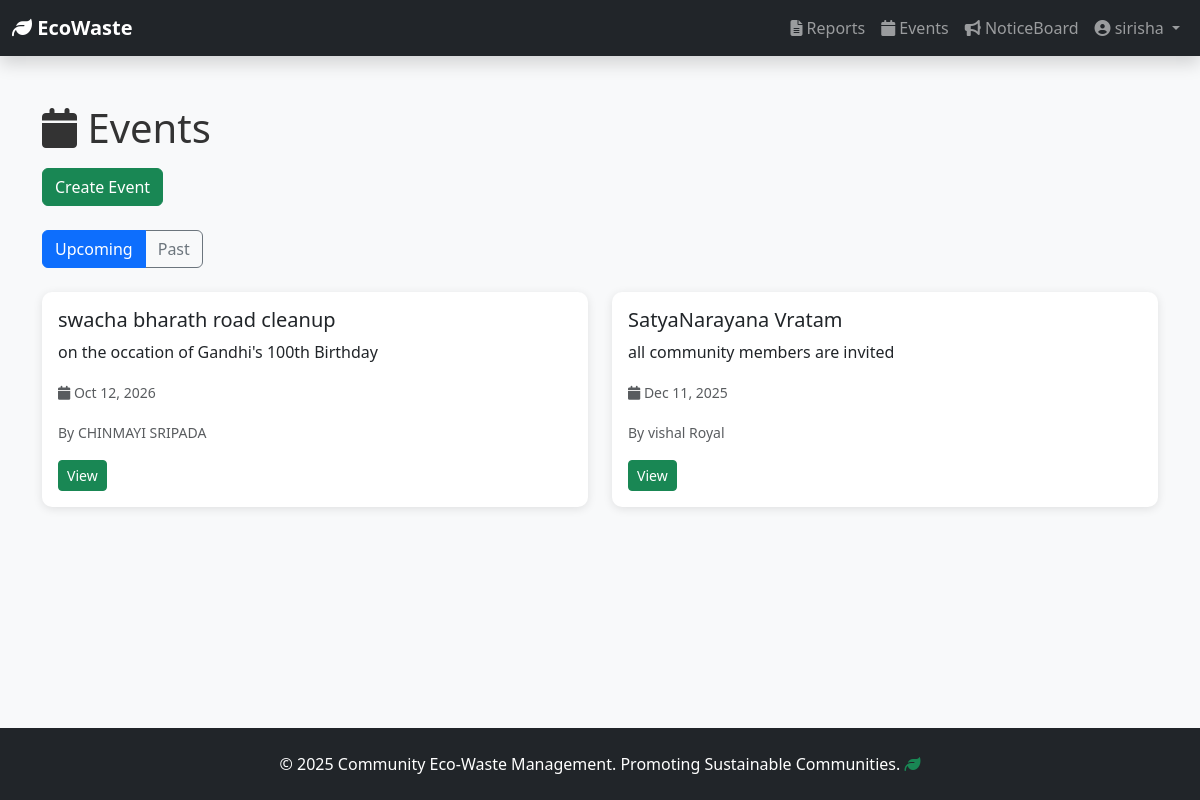
/events/ (signed in), run on the app's committed database.
### users/models.py (models this page shows, shortened)
class CustomUser(AbstractUser):
    ROLE_CHOICES = (
        ('user', 'Community Member'),
        ('admin', 'Community Head (Admin)'),
    )
    role = models.CharField(max_length=10, choices=ROLE_CHOICES, default='user')
    is_approved = models.BooleanField(default=False)
    phone = models.CharField(max_length=15, blank=True, null=True)
    address = models.TextField(blank=True, null=True)
    profile_picture = models.ImageField(upload_to='profile_pics/', blank=True, null=True)
    community_name = models.CharField(max_length=255, blank=True, null=True)
    joined_date = models.DateTimeField(auto_now_add=True)
    bio = models.TextField(blank=True, null=True)
    class Meta:
        ordering = ['-joined_date']
        verbose_name_plural = "Users"
    def is_community_admin(self):
        return self.role == 'admin' and self.is_approved

### events/models.py (models this page shows, shortened)
class Event(models.Model):
    title = models.CharField(max_length=255)
    description = models.TextField()
    location = models.CharField(max_length=255, blank=True, null=True)
    event_date = models.DateField(blank=True, null=True)
    event_time = models.TimeField(blank=True, null=True)
    duration = models.CharField(max_length=100, blank=True, null=True)
    photo = models.ImageField(upload_to='events/photos/', blank=True, null=True)
    created_by = models.ForeignKey(User, on_delete=models.CASCADE, related_name='events')
    created_at = models.DateTimeField(auto_now_add=True)
    updated_at = models.DateTimeField(auto_now=True)
    is_active = models.BooleanField(default=True)
    class Meta:
        ordering = ['-created_at']

### events/views.py (the view)
# urls.py: path('', views.event_list, name='event_list'),
@login_required(login_url='users:login')
def event_list(request):
    if not request.user.is_approved:
        messages.warning(request, 'Your account is pending approval.')
        return redirect('users:pending')
    events = Event.objects.all().order_by('-created_at')
    filter_type = request.GET.get('filter', 'upcoming')
    if filter_type == 'upcoming':
        events = events.filter(event_date__gte=timezone.now().date())
    elif filter_type == 'past':
        events = events.filter(event_date__lt=timezone.now().date())
    context = {
        'events': events,
        'filter_type': filter_type,
    }
    return render(request, 'events/event_list.html', context)

### templates/events/event_list.html (shortened to what this page needs)
{% extends 'base/base.html' %}
{% block content %}
<div class="container py-5">
    <div class="row mb-4">
        <div class="col-12">
            <h1 class="mb-3"><i class="fas fa-calendar"></i> Events</h1>
            <a href="{% url 'events:create_event' %}" class="btn btn-success">Create Event</a>
        </div>
    </div>
    <div class="row mb-4">
        <div class="col-12">
            <div class="btn-group" role="group">
                <a href="?filter=upcoming" class="btn btn-outline-primary {% if filter_type == 'upcoming' %}active{% endif %}">Upcoming</a>
                <a href="?filter=past" class="btn btn-outline-secondary {% if filter_type == 'past' %}active{% endif %}">Past</a>
            </div>
        </div>
    </div>
    <div class="row">
        {% for event in events %}
            <div class="col-md-6 mb-4">
                <div class="card h-100">
                    <div class="card-body">
                        <h5 class="card-title">{{ event.title }}</h5>
                        <p class="card-text">{{ event.description|truncatewords:20 }}</p>
                        {% if event.event_date %}
                            <p><small class="text-muted"><i class="fas fa-calendar"></i> {{ event.event_date|date:"M d, Y" }}</small></p>
                        {% endif %}
                        <p><small class="text-muted">By {{ event.created_by.get_full_name }}</small></p>
                        <a href="{% url 'events:event_detail' event.id %}" class="btn btn-sm btn-success">View</a>
                    </div>
                </div>
            </div>
        {% empty %}
            <div class="col-12">
                <p class="text-muted text-center">No events found.</p>
            </div>
        {% endfor %}
    </div>
</div>
{% endblock %}

### templates/components/navbar.html (shortened to what this page needs)
<nav class="navbar navbar-expand-lg navbar-dark bg-dark shadow">
    <div class="container-fluid">
        <a class="navbar-brand fw-bold" href="{% url 'users:dashboard' %}">
            <i class="fas fa-leaf"></i> EcoWaste
        </a>
        <div class="collapse navbar-collapse" id="navbarNav">
            <ul class="navbar-nav ms-auto">
                <li class="nav-item">
                    <a class="nav-link" href="{% url 'reports:report_list' %}"><i class="fas fa-file-alt"></i> Reports</a>
                </li>
                <li class="nav-item">
                    <a class="nav-link" href="{% url 'events:event_list' %}"><i class="fas fa-calendar"></i> Events</a>
                </li>
                <li class="nav-item">
                    <a class="nav-link" href="{% url 'users:noticeboard' %}"><i class="fas fa-bullhorn"></i> NoticeBoard</a>
                </li>
                <li class="nav-item dropdown">
                    <a class="nav-link dropdown-toggle" href="#" id="userDropdown" role="button" data-bs-toggle="dropdown">
                        <i class="fas fa-user-circle"></i> {{ user.username }}
                    </a>
                </li>
            </ul>
        </div>
    </div>
</nav>

### static/css/style.css (style rules this page uses)
:root { --primary-color: #667eea; --secondary-color: #764ba2; --success-color: #10b981; --danger-color: #ef4444; --warning-color: #f59e0b; --info-color: #3b82f6; }
* { margin: 0; padding: 0; box-sizing: border-box; }
html, body { height: 100%; }
body { font-family: 'Segoe UI', Tahoma, Geneva, Verdana, sans-serif; background-color: #f8f9fa; color: #333; display: flex; flex-direction: column; }
.card { border: none; border-radius: 10px; box-shadow: 0 2px 10px rgba(0,0,0,0.1); transition: transform 0.3s, box-shadow 0.3s; }
.navbar { box-shadow: 0 2px 10px rgba(0,0,0,0.1); }

### data on the page
CustomUser: username "sirisha"
Event: title "swacha bharath road cleanup", description "on the occation of Gandhi's 100th Birthday", event_date "Oct 12, 2026", created_by.get_full_name "CHINMAYI SRIPADA"
Event: title "SatyaNarayana Vratam", description "all community members are invited", event_date "Dec 11, 2025", created_by.get_full_name "vishal Royal"
